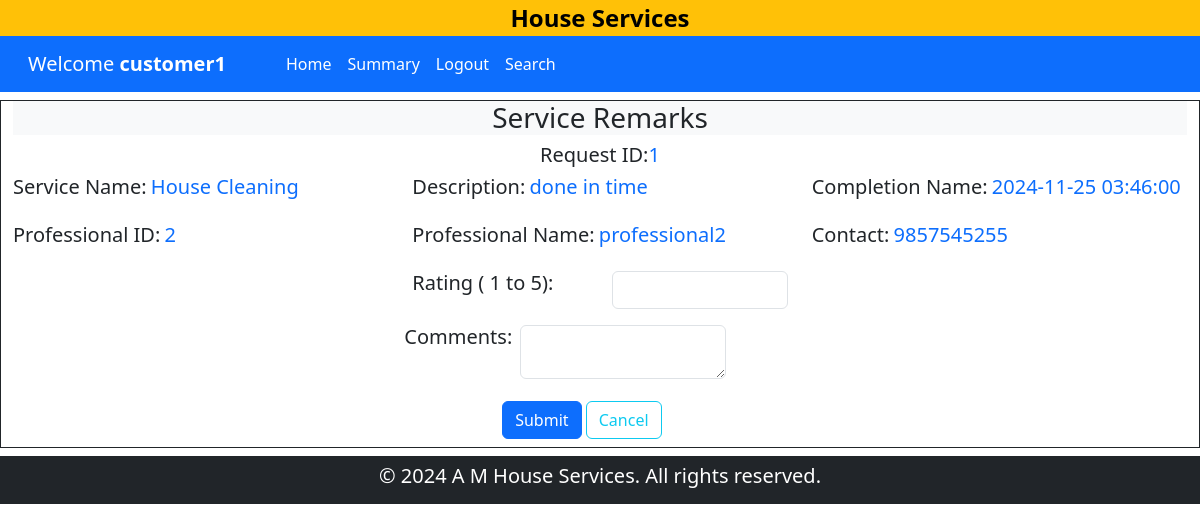
/customer_dashboard/1/1, run on the app's committed database.
### backened/modals.py (models this page shows)
class Customer(db.Model):
    __tablename__ = "customer"
    id = db.Column(db.Integer, primary_key=True)
    email = db.Column(db.String(120), unique=True, nullable=False)
    password = db.Column(db.String(120), nullable=False)
    name = db.Column(db.String(120), nullable=False)
    address = db.Column(db.String(200), nullable=False)
    pincode = db.Column(db.Integer, nullable=False)
    phone = db.Column(db.Integer, nullable=False)
    status = db.Column(db.String(30), default="accepted", nullable=False)
    service_requests = db.relationship("ServiceRequest", backref="customer", lazy=True, cascade="all, delete-orphan")
    reviews = db.relationship("Review", backref="customer", lazy=True, cascade="all, delete-orphan")

class ServiceRequest(db.Model):
    __tablename__ = "service_request"
    id = db.Column(db.Integer, primary_key=True)
    service_id = db.Column(db.Integer, db.ForeignKey("service.id"), nullable=False)
    customer_id = db.Column(db.Integer, db.ForeignKey("customer.id"), nullable=False)
    professional_id = db.Column(db.Integer, db.ForeignKey("professional.id"), nullable=False)
    date_of_request = db.Column(db.DateTime, default=datetime.now,nullable=False)
    date_of_completion = db.Column(db.DateTime, nullable=True)
    service_status = db.Column(db.String(50), nullable=False, default="requested")
    remarks = db.Column(db.Text, nullable=True)
    reviews = db.relationship("Review", backref="service_request", lazy=True, cascade="all, delete-orphan")

class Service(db.Model):
    __tablename__ = "service"
    id = db.Column(db.Integer, primary_key=True)
    name = db.Column(db.String(120), nullable=False)
    price = db.Column(db.Float, nullable=False)
    time_required = db.Column(db.Integer, nullable=False)
    description = db.Column(db.Text,nullable = True)
    service_requests = db.relationship("ServiceRequest", backref="service", lazy=True, cascade="all, delete-orphan")

class Professional(db.Model):
    __tablename__ = "professional"
    id = db.Column(db.Integer, primary_key=True)
    email = db.Column(db.String(120), unique=True, nullable=False)
    password = db.Column(db.String(120), nullable=False)
    name = db.Column(db.String(120), nullable=False)
    phone = db.Column(db.Integer, nullable=False)
    address = db.Column(db.String(200), nullable=False)
    pincode = db.Column(db.Integer, nullable=False)
    date_created = db.Column(db.DateTime, default=datetime.now,nullable=False)
    description = db.Column(db.Text, nullable=True)
    service_type = db.Column(db.String(120), nullable=False)
    experience = db.Column(db.Integer, nullable=False)
    file_path = db.Column(db.String(255), nullable=False)
    status = db.Column(db.String(30), default="pending",nullable=False)
    service_requests = db.relationship(
        "ServiceRequest",
        backref="professional",
        lazy=True,
        cascade="all, delete-orphan",
    )

### backened/controller.py (the view, shortened to what this page needs)
@app.route('/customer_dashboard/<uid>/<rid>',methods=['GET','POST'] )
def request_review(uid,rid):
    customer = Customer.query.filter_by(id = uid).first()
    ser_req = ServiceRequest.query.filter_by(id = rid).first()
    return render_template('review.html', request = ser_req, customer = customer)

### templates/review.html
{% extends 'customer_dashboard.html' %}
{% block search_customer %}
    <div class="container-fluid my-2 border border-dark">
        <div class="bg-light">
            <h3 class="text-center"> Service Remarks</h3>
        </div>
        <div class="conatiner">
            <form action="" method="post">
                <div class="row">
                    <div class=" col d-flex justify-content-center">
                        <label for="rid" class="h5 lead">Request ID:</label>
                        <input type="hidden" name="rid" id="rid" class="form-control" value="{{ request.id }}" ><strong class="text-primary h5"> {{ request.id }}</strong>
                    </div>
                </div>
                <div class="row">
                    <div class="col-4">
                        <label for="sname" class="bold h5">Service Name:</label>
                        <input type="hidden" id="sname" class="form-control" name="sname" value="{{ request.service.name }}"><strong class="text-primary h5 lead"> {{ request.service.name }}</strong>
                    </div>
                    <div class="col-4">
                        <label for="remark" class="bold h5">Description:</label>
                        <input type="hidden" id="remark" class="form-control" name="remark" value="{{ request.remarks }}"><strong class="text-primary h5 lead">{{ request.remarks }}</strong>
                    </div>
                    <div class="col-4">
                        <label for="cdate" class="bold h5">Completion Name:</label>
                        <input type="hidden" id="cdate" class="form-control" name="cdate" value="{{ request.date_of_completion }}"><strong class="text-primary h5 lead">{{ request.date_of_request }}</strong>
                    </div>
                </div>
                <div class="row my-3">
                    <div class="col-4">
                        <label for="pid" class="bold h5">Professional ID:</label>
                        <input type="hidden" id="pid" class="form-control" name="pid" value="{{ request.professional_id }}"><strong class="text-primary h5 lead">{{ request.professional_id }}</strong>
                    </div>
                    <div class="col-4">
                        <label for="pname" class="bold h5">Professional Name:</label>
                        <input type="hidden" id="pname" class="form-control" name="pname" value="{{ request.professional.name }}"><strong class="text-primary h5 lead">{{ request.professional.name }}</strong>
                    </div>
                    <div class="col-4">
                        <label for="pphone" class="bold h5">Contact:</label>
                        <input type="hidden" id="pphone" class="form-control" name="pphone" value="{{ request.professional.phone }}"><strong class="text-primary h5 lead">{{ request.professional.phone }}</strong>
                    </div>
                </div>
                <div class="row my-3 d-flex justify-content-center">
                    <div class="col-2">
                        <label for="rating" class="bold h5">Rating ( 1 to 5):</label>
                    </div>
                    <div class="col-2">
                        <input type="number" id="rating" class="form-control" name="rating" min="1" max="5" required>
                    </div>
                </div>
                <div class="row my-3 d-flex justify-content-center">
                    <div class="col-1">
                        <label for="comment" class="bold h5">Comments:</label>
                    </div>
                    <div class="col-3 ms-3">
                        <textarea name="comment" id="comment" class="border rounded"></textarea>
                    </div>
                </div>
                <div class="row-2 d-flex justify-content-center">
                    <div class="col-2 mb-2">
                        <button type="submit" class="btn btn-primary">Submit</button>
                        <a href="{{ url_for('customerDashboard', user = customer.name) }}" class="btn btn-outline-info">Cancel</a>
                    </div>
                </div>
            </form>
        </div>
    </div>
{% endblock search_customer %}

### templates/customer_dashboard.html (shortened to what this page needs)
{% extends 'layout.html' %}
{% block content %}
<div class="container-fluid bg-warning" id="home">
    <div class="d-flex justify-content-center">
        <a href="{{ url_for('home') }}" class="text-decoration-none fw-bold fs-4 text-black ">House Services </a>
    </div>
</div>
<nav class="navbar navbar-expand-lg bg-primary">
    <div class="container-xxl">
        <div class="navbar-brand ms-3">
            <a href="" class="text-decoration-none text-white">Welcome <strong>
                {{customer.name}}
            </strong></a>
        </div>
            <div class="collapse navbar-collapse row" id="navbarNav">
                <ul class="navbar-nav ms-5 col">
                    <li class="nav-item ">
                    <a class="nav-link text-white" aria-current="page" href="{{ url_for('customerDashboard',user=customer.name) }}">Home</a>
                    </li>
                    <li class="nav-item ">
                        <a class="nav-link text-white" aria-current="page" href="{{ url_for('summary', user ='customer',id=customer.id) }}">Summary</a>
                    </li>
                    <li class="nav-item ">
                        <a class="nav-link text-white" aria-current="page" href="{{ url_for('logout') }}">Logout</a>
                    </li>
                    <li class="nav-item">
                        <a class="nav-link text-white" aria-current="page" href="{{ url_for('customer_search',user = customer.name ) }}">Search</a>
                    </li>
                </ul>
            </div>
    </div>
</nav>
{% if customer.status == 'Blocked' %}
    <div class="container text-center h3 lead m-4">You have been Blocked</div>
{% else %}
{% block search_customer %}{% endblock search_customer %}
{% endif %}
{% endblock content %}

### data on the page
Customer: name "customer1"
ServiceRequest: id "1", remarks "done in time", date_of_request "2024-11-25 03:46:00", professional_id "2"
Service: service.name "House Cleaning"
Professional: professional.name "professional2", professional.phone "9857545255"
